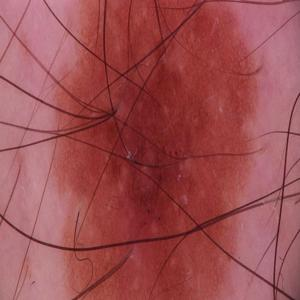
#> input picture README.md/melanoma_91.jpg, 300 x 300 px, found by its file name
$ python Preprocessing4.py
#> lines starting #> are read from the running program, lines starting #| are printed output that depends on the picture; after the words box and inside, x2 and y2 are one past the last pixel; in counts of white or black regions, pixels touching at a corner belong together
import cv2

#IMAGE ACQUISITION

#Input image
path='melanoma_91.jpg'
#Read image
image=cv2.imread(path,cv2.IMREAD_COLOR)
#> image is the input picture: shape (300, 300, 3); mean B, G, R 81.9, 78.8, 157.4
#Image cropping
img=image[30:410,30:560]
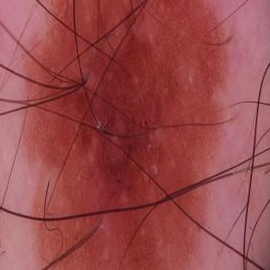
#> img: shape (270, 270, 3); mean B, G, R 75.7, 73.5, 153.6

#DULL RAZOR (REMOVE HAIR)

#Gray scale
grayScale = cv2.cvtColor(img, cv2.COLOR_RGB2GRAY )
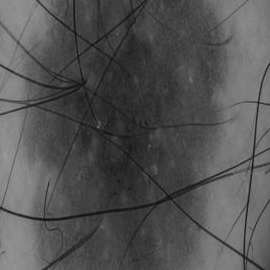
#> grayScale: shape (270, 270); min 10, max 153, mean 83.3
#Black hat filter
kernel = cv2.getStructuringElement(1,(9,9))
blackhat = cv2.morphologyEx(grayScale, cv2.MORPH_BLACKHAT, kernel)
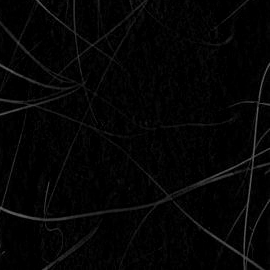
#> blackhat: shape (270, 270); min 0, max 100, mean 4.8
#Gaussian filter
bhg= cv2.GaussianBlur(blackhat,(3,3),cv2.BORDER_DEFAULT)
#Binary thresholding (MASK)
ret,mask = cv2.threshold(bhg,10,255,cv2.THRESH_BINARY)
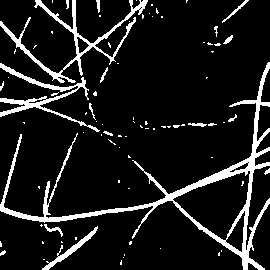
#> mask: shape (270, 270); 10.9% white; 83 white regions (66 under 20 px), largest, box (x1, y1, x2, y2) and area: (0, 62, 270, 270) 4119, (0, 0, 148, 83) 1554, (0, 63, 100, 132) 1066
#Replace pixels of the mask
dst = cv2.inpaint(img,mask,6,cv2.INPAINT_TELEA)
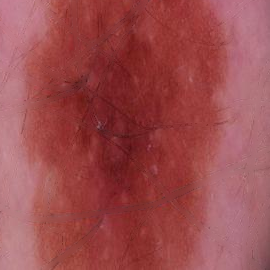
#> dst: shape (270, 270, 3); mean B, G, R 78.4, 76.2, 156.7

#Display images
cv2.imshow("Original image",image)
cv2.imshow("Cropped image",img)
cv2.imshow("Gray Scale image",grayScale)
cv2.imshow("Blackhat",blackhat)
cv2.imshow("Binary mask",mask)
cv2.imshow("Clean image",dst)

cv2.waitKey(30000)
cv2.destroyAllWindows()

$ run again, with README.md/melanoma_4.jpg copied over README.md/melanoma_91.jpg
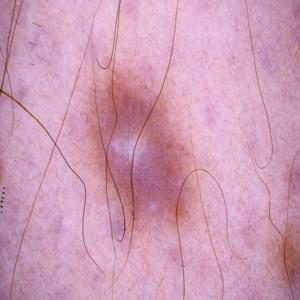
#> input picture README.md/melanoma_4.jpg, 300 x 300 px, found by its file name
#> image is the input picture: shape (300, 300, 3); mean B, G, R 179.4, 155.5, 206.2
#> `ret,mask = cv2.threshold(bhg,10,255,cv2.THRESH_BINARY)`:
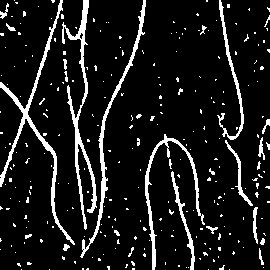
#> mask: shape (270, 270); 10.2% white; 273 white regions (246 under 20 px), largest, box (x1, y1, x2, y2) and area: (0, 0, 75, 245) 1327, (62, 0, 97, 230) 1324, (80, 0, 146, 258) 989
#> `dst = cv2.inpaint(img,mask,6,cv2.INPAINT_TELEA)`:
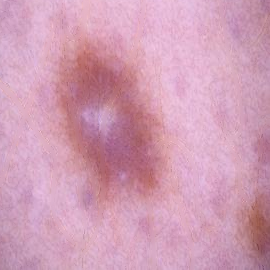
#> dst: shape (270, 270, 3); mean B, G, R 180.9, 157.2, 209.1

$ run again, with README.md/melanoma_6.jpg copied over README.md/melanoma_91.jpg
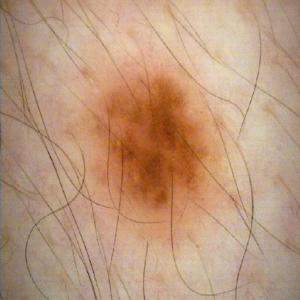
#> input picture README.md/melanoma_6.jpg, 300 x 300 px, found by its file name
#> image is the input picture: shape (300, 300, 3); mean B, G, R 124.7, 151.9, 188.2
#> `ret,mask = cv2.threshold(bhg,10,255,cv2.THRESH_BINARY)`:
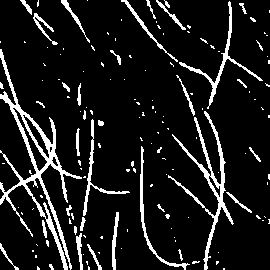
#> mask: shape (270, 270); 10.7% white; 147 white regions (112 under 20 px), largest, box (x1, y1, x2, y2) and area: (0, 49, 82, 270) 2506, (168, 111, 234, 270) 1270, (179, 1, 263, 109) 593
#> `dst = cv2.inpaint(img,mask,6,cv2.INPAINT_TELEA)`:
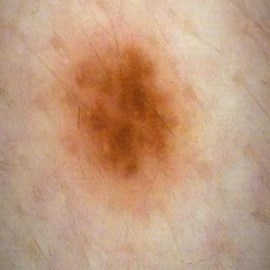
#> dst: shape (270, 270, 3); mean B, G, R 126.8, 155.4, 194

$ run again, with README.md/melanoma_7.jpg copied over README.md/melanoma_91.jpg
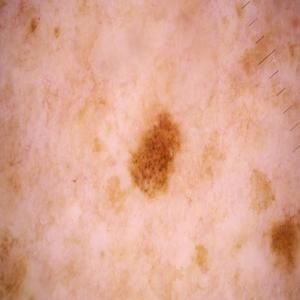
#> input picture README.md/melanoma_7.jpg, 300 x 300 px, found by its file name
#> image is the input picture: shape (300, 300, 3); mean B, G, R 144.7, 165.4, 220
#> `grayScale = cv2.cvtColor(img, cv2.COLOR_RGB2GRAY )`:
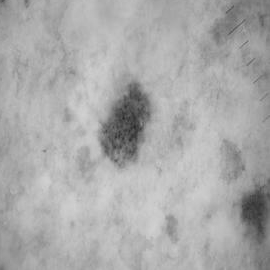
#> grayScale: shape (270, 270); min 38, max 210, mean 169.9
#> `ret,mask = cv2.threshold(bhg,10,255,cv2.THRESH_BINARY)`:
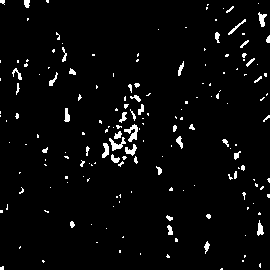
#> mask: shape (270, 270); 3.5% white; 177 white regions (134 under 20 px), largest, box (x1, y1, x2, y2) and area: (124, 124, 138, 142) 119, (109, 137, 126, 151) 100, (125, 144, 137, 156) 73
